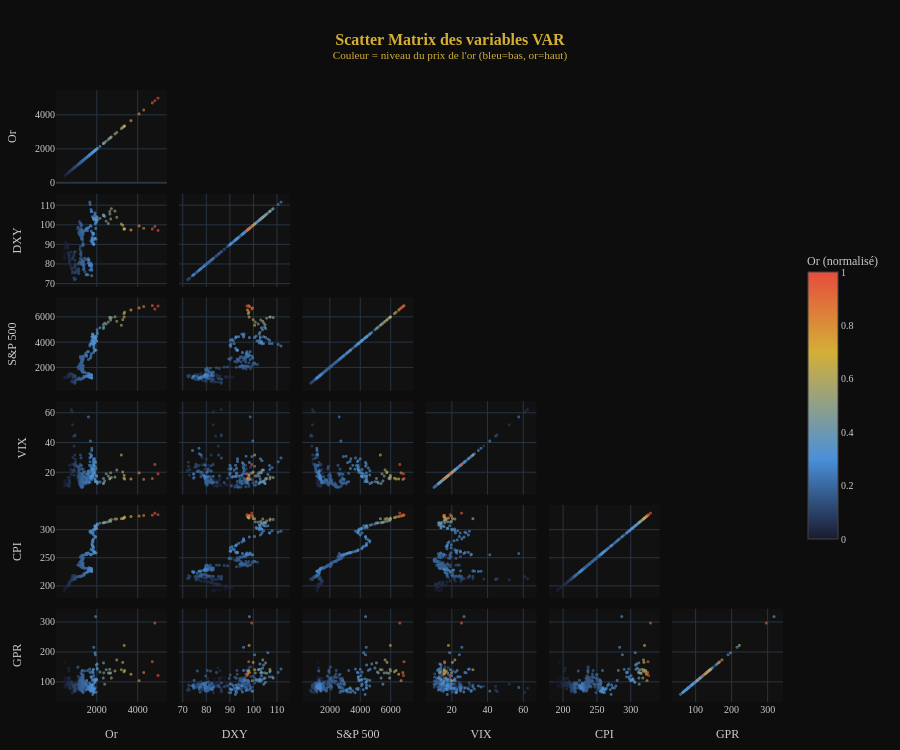

The cell this chart's notebook holds for it:
### Markdown cell above
Ce graphique superpose les six variables sur un même axe en base 100, permettant une lecture directe des performances relatives sur vingt ans. Le classement final en 2025 est sans appel : l'or domine largement avec un indice à 1102, soit une multiplication par plus de 11, devant le S&P 500 (553) et le GPR (295). À l'opposé, le DXY (120), le CPI (165) et le VIX gravitent autour de leurs niveaux initiaux, confirmant qu'ils n'ont pas de tendance haussière structurelle sur la période. Le VIX se distingue néanmoins par ses pics de volatilité extrêmes en 2008 et 2020, visibles comme des sursauts brefs avant un retour rapide à la moyenne — comportement typique d'une série mean-reverting. La divergence croissante entre l'or et les autres variables à partir de 2022 constitue le signal le plus saillant du graphique.

### Code cell
# 3.5 — Scatter matrix complète (pairplot coloré par niveau de l'or)
plot_scatter_matrix(df)

### Figure 1 — Plotly figure (JSON) as saved in the notebook; plotly's stock layout.template omitted (floating-point values rounded to 4 significant figures; data arrays with more than 128 entries replaced by an {"elided": "..."} marker saying what was removed)
{"data": [{"diagonal": {"visible": true}, "dimensions": [{"label": "Or", "values": {"elided": "254 float values"}}, {"label": "DXY", "values": {"elided": "254 float values"}}, {"label": "S&P 500", "values": {"elided": "254 float values"}}, {"label": "VIX", "values": {"elided": "254 float values"}}, {"label": "CPI", "values": {"elided": "254 float values"}}, {"label": "GPR", "values": {"elided": "254 float values"}}], "hovertemplate": "Date: %{text}<extra></extra>", "marker": {"color": {"elided": "254 float values"}, "colorbar": {"len": 0.5, "tickfont": {"color": "#CCCCCC"}, "title": {"font": {"color": "#CCCCCC"}, "text": "Or (normalisé)"}, "x": 1.02}, "colorscale": [[0, "#1a1a2e"], [0.3, "#4A90D9"], [0.7, "#D4AF37"], [1, "#E74C3C"]], "opacity": 0.65, "showscale": true, "size": 3}, "showupperhalf": false, "text": {"elided": "254 str values"}, "type": "splom"}], "layout": {"font": {"color": "#CCCCCC", "family": "Georgia", "size": 10}, "height": 750, "margin": {"b": 40, "l": 40, "r": 80, "t": 90}, "paper_bgcolor": "#0D0D0D", "plot_bgcolor": "#111111", "title": {"font": {"color": "#D4AF37", "size": 16}, "text": "<b>Scatter Matrix des variables VAR</b><br><sup>Couleur = niveau du prix de l'or (bleu=bas, or=haut)</sup>", "x": 0.5}}}
